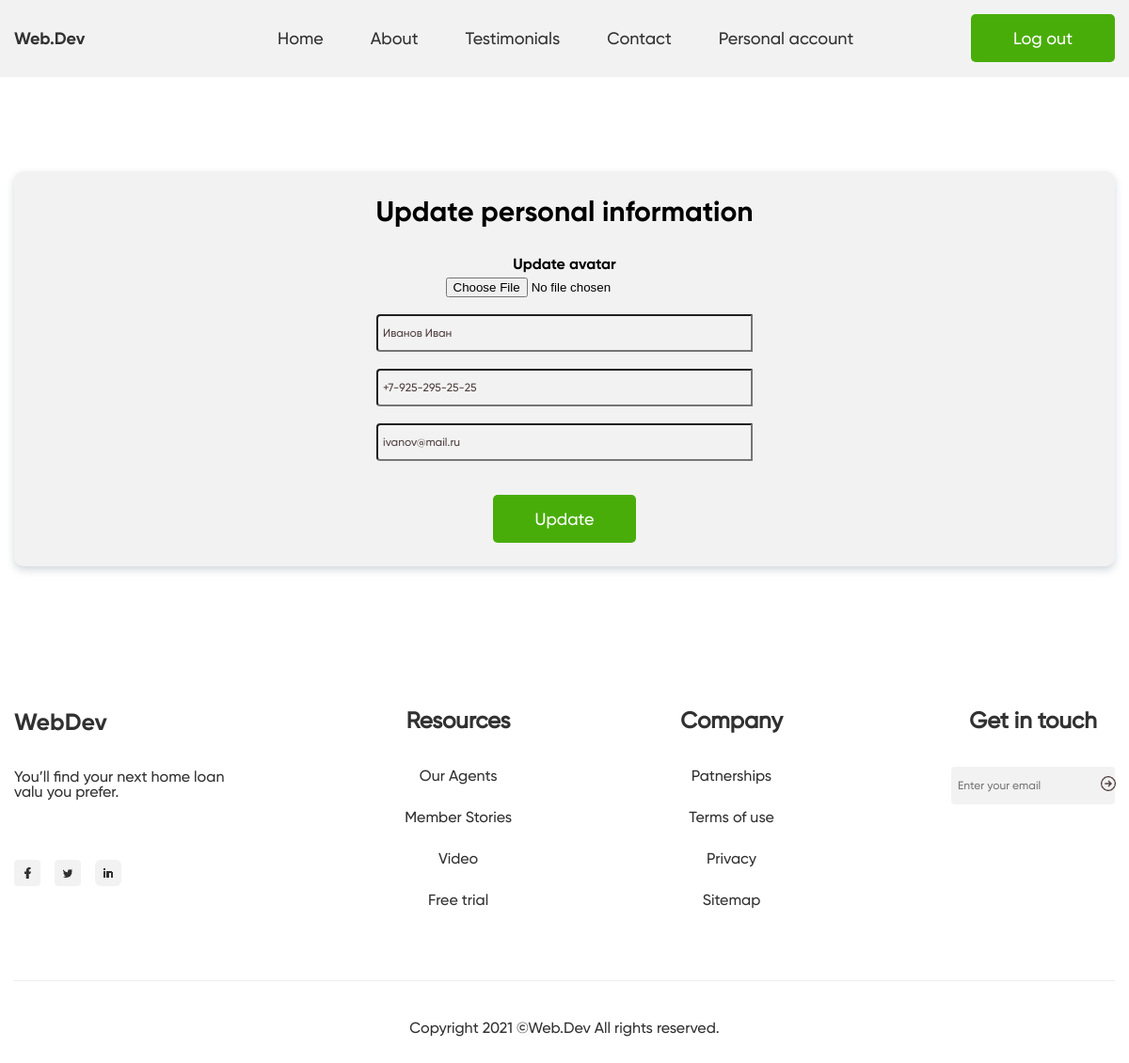
Page /account_edit.php (signed in) on the committed database.
### tables this page shows
CREATE TABLE `users` (
  `id` int(11) NOT NULL,
  `fullname` varchar(255) NOT NULL,
  `email` varchar(255) NOT NULL,
  `phone` varchar(255) NOT NULL,
  `login` varchar(255) NOT NULL,
  `password` varchar(255) NOT NULL,
  `registration_date` varchar(255) NOT NULL,
  `avatar` varchar(255) NOT NULL,
  `role_id` int(11) NOT NULL DEFAULT 1
);

### account_edit.php (the view)
<?php include 'assets/components/header.php' ;
    $user=$mysqli->query("SELECT * FROM `users` WHERE `id` = '{$_SESSION['user']['id']}'");
    foreach ($user as $key => $value) {}
?>
    <form class="personal-account" action="assets/functions/updateAccount.php" method="POST" enctype="multipart/form-data">
        <div class="personal-account-container">
            <div class="personal-account__personal-information">
                <p style="text-align: center;">Update personal information</p>
                <div class="personal-account-info-all-edit"><br>
                    <p>Update avatar</p><input type="file" name="update_avatar" value="<?= $value['avatar'] ?>"><br>
                    <input type="text" name="update_fullname" placeholder="Update name" value="<?= $value['fullname'] ?>"><br>
                    <input type="text" name="update_phone" placeholder="Update phone" value="<?= $value['phone'] ?>"><br>
                    <input type="text" name="update_email" placeholder="Update email" value="<?= $value['email'] ?>"><br><br>
                    <button class="button">Update</button>
                </div>
            </div>
        </div>
    </form>
    <?php include 'assets/components/footer.php' ?>

### assets/css/style.css (style rules this page uses)
* { box-sizing: border-box; padding: 0; margin: 0; text-decoration: none; list-style: none; scroll-behavior: smooth; }
.button { border: none; cursor: pointer; color: rgb(255, 255, 255); font-family: Gilroy-Medium; font-size: 18px; font-weight: 400; line-height: -1px; letter-spacing: 0%; text-align: left; border-radius: 5px; background: rgb(73, 173, 9); padding: 15px 45px; transition: 0.5s; }
.personal-account { margin-bottom: 150px; }
.personal-account-container { max-width: 1170px; margin: 0 auto; background-color: #F2F2F2; box-shadow: 0px 4px 8px 0px rgba(34, 60, 80, 0.2); border-radius: 10px; padding: 25px; }
.personal-account-info-all-edit { display: flex; flex-direction: column; align-items: center; }
.personal-account-info-all-edit input[type="text"] { width: 400px; color: rgb(81, 64, 64); font-family: Gilroy-Medium; font-size: 12px; font-weight: 400; line-height: -1px; letter-spacing: 0%; background-color: rgb(242, 242, 242); height: 40px; border-radius: 4px 0px 0px 4px; padding: 5px; }
.personal-account-info-all-edit>p { font-family: 'gilroy-bold'; margin-bottom: 5px; }
.personal-account__personal-information { display: flex; flex-direction: column; gap: 10px; }
.personal-account__personal-information>p { font-family: 'gilroy-bold'; font-size: 30px; }
.admin-panel__title p, .personal-account, .sign-up { margin-top: 100px; }

### rows in the picture
users: update_fullname "Иванов Иван", update_phone "+7-925-295-25-25", update_email "ivanov@mail.ru"
